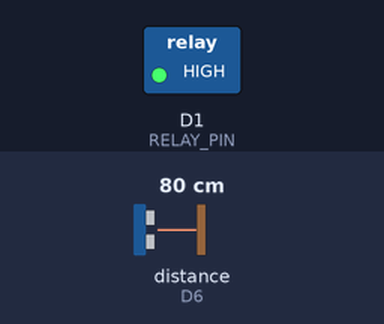
This sketch was run on a simulated ESP8266 (NodeMCU). Shown: switched loads named in the sketch (green lamp = pin HIGH). Wiring (inferred from the names in the program): ultrasonic range finder: trigger D5; echo D6. The inputs (shaded band) are chosen by the test bench; at power-on: distance to the obstacle (sensor on D6) 80 cm. The echo pulse lasts 58.3 µs per cm; pins used as bus, display or sensor lines are not drawn.

Above: at 1.3 s.
1.4 s: distance to the obstacle (sensor on D6) set to 55 cm
2.9 s: distance to the obstacle (sensor on D6) set to 48 cm
At 3.7 s:
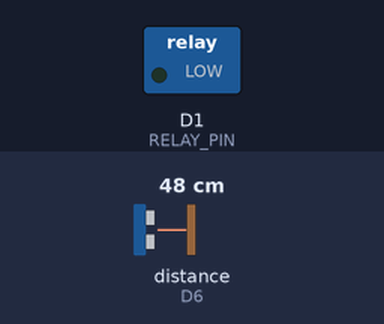
4.5 s: distance to the obstacle (sensor on D6) set to 60 cm
At 5.3 s:
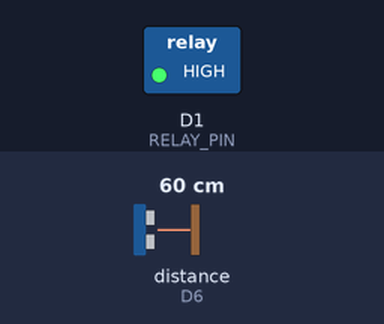
6.0 s: distance to the obstacle (sensor on D6) set to 2 cm
At 6.7 s:
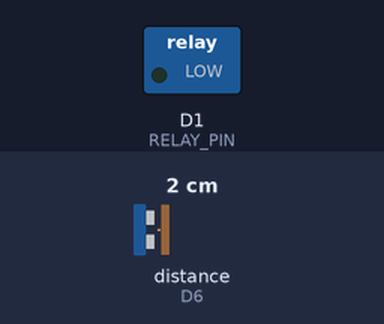
Timing chart, 0 to 8.5 s (numbered marks = the images above; inputs shaded):
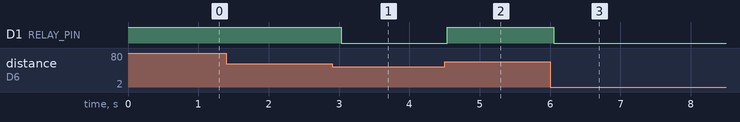

The sketch:

ultrasonic.ino
```cpp
const int TRIG_PIN = D5;
const int ECHO_PIN = D6;
const int RELAY_PIN = D1;
const int ALERT_DISTANCE = 50; // In cm

void setup() {
  Serial.begin(115200);
  pinMode(TRIG_PIN, OUTPUT);
  pinMode(ECHO_PIN, INPUT);
  pinMode(RELAY_PIN, OUTPUT);

  // HIGH to OFF
  digitalWrite(RELAY_PIN, HIGH);
}

void loop() {
  long duration;
  int distance;

  // Trigger Sensor
  digitalWrite(TRIG_PIN, LOW);
  delayMicroseconds(2);
  digitalWrite(TRIG_PIN, HIGH);
  delayMicroseconds(10);
  digitalWrite(TRIG_PIN, LOW);

  duration = pulseIn(ECHO_PIN, HIGH);
  distance = duration * 0.034 / 2;

  // If distance is less than threshold, trigger relay
  if (distance > 0 && distance <= ALERT_DISTANCE) {
    digitalWrite(RELAY_PIN, LOW); // Turn on Relay
  } else {
    digitalWrite(RELAY_PIN, HIGH); // Turn off Relay
  }

  delay(500);
}
```

Measured:
- the behaviour switches between 52 and 51 cm on distance to the obstacle (sensor on D6) (found by bisection; images 0 and 1)
- after the input at 1.4 s, every drawn part: stays the same
- after the input at 2.9 s, D1 (RELAY_PIN): HIGH → LOW after 0.13 s
- after the input at 4.5 s, D1 (RELAY_PIN): LOW → HIGH at once
- after the input at 6.0 s, D1 (RELAY_PIN): HIGH → LOW after 0.05 s
